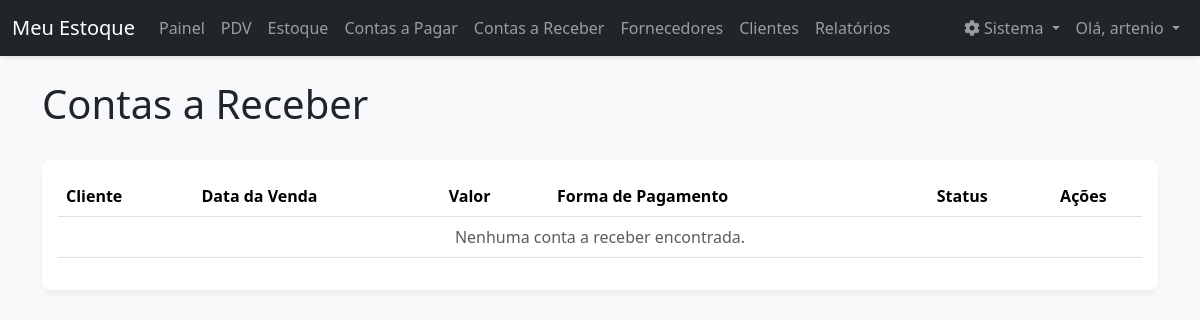
The page /contas_receber (signed in) on the database as committed earlier.
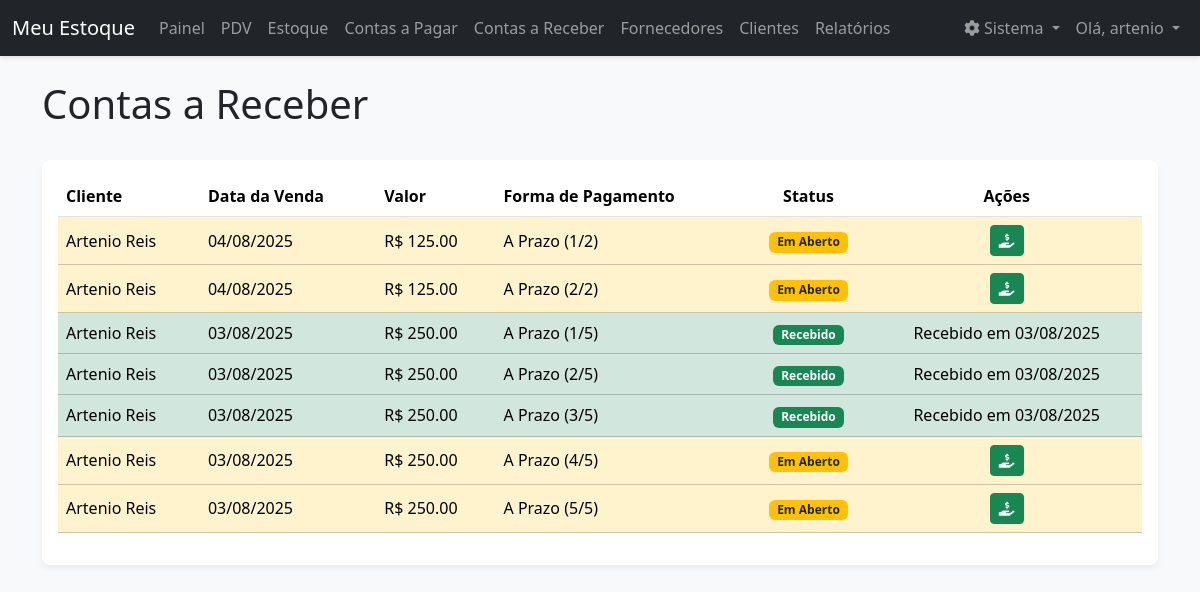
The same page on the database as committed later.
### models.py (models this page shows)
class ContaReceber(db.Model):
    __tablename__ = 'conta_receber'
    id = db.Column(db.Integer, primary_key=True)
    valor = db.Column(db.Float, nullable=False)
    data_venda = db.Column(db.Date, nullable=False, default=datetime.utcnow)
    data_recebimento = db.Column(db.Date, nullable=True)
    status = db.Column(db.String(20), nullable=False, default='Em Aberto')
    forma_pagamento = db.Column(db.String(50), nullable=True)
    cliente_id = db.Column(db.Integer, db.ForeignKey('cliente.id'), nullable=False)

class Cliente(db.Model):
    __tablename__ = 'cliente'
    id = db.Column(db.Integer, primary_key=True)
    nome = db.Column(db.String(100), nullable=False)
    telefone = db.Column(db.String(20))
    email = db.Column(db.String(100))
    endereco = db.Column(db.String(200))
    vendas = db.relationship('MovimentacaoEstoque', backref='cliente', lazy=True, cascade="all, delete-orphan")
    contas_a_receber = db.relationship('ContaReceber', backref='cliente', lazy=True, cascade="all, delete-orphan")

### app.py (the view)
@app.route('/contas_receber')
@login_required
def listar_contas_receber():
    contas = ContaReceber.query.order_by(ContaReceber.data_venda.desc()).all()
    return render_template('contas_a_receber.html', contas=contas)

### app.py (called while the page is built)
@app.context_processor
def inject_datetime():
    return {'modules': {'datetime': datetime, 'date': date, 'timedelta': timedelta}}

def login_required(f):
    @wraps(f)
    def decorated_function(*args, **kwargs):
        if 'logged_in' not in session or 'user_id' not in session:
            session.clear()
            flash('A sua sessão é inválida. Por favor, faça login novamente.', 'warning')
            return redirect(url_for('login'))
        return f(*args, **kwargs)
    return decorated_function

### templates/contas_a_receber.html (shortened to what this page needs)
{% extends 'base.html' %}
{% block content %}
<div class="d-flex justify-content-between align-items-center mb-4">
    <h1>Contas a Receber</h1>
</div>
<div class="card">
    <div class="card-body">
        <table class="table table-hover align-middle">
            <thead>
                <tr>
                    <th>Cliente</th>
                    <th>Data da Venda</th>
                    <th>Valor</th>
                    <th>Forma de Pagamento</th>
                    <th class="text-center">Status</th>
                    <th class="text-center">Ações</th>
                </tr>
            </thead>
            <tbody>
                {% for conta in contas %}
                <tr class="{% if conta.status == 'Em Aberto' %}table-warning{% else %}table-success{% endif %}">
                    <td>{{ conta.cliente.nome }}</td>
                    <td>{{ conta.data_venda.strftime('%d/%m/%Y') }}</td>
                    <td>R$ {{ "%.2f"|format(conta.valor) }}</td>
                    <td>{{ conta.forma_pagamento }}</td>
                    <td class="text-center">
                        {% if conta.status == 'Recebido' %}
                            <span class="badge bg-success">Recebido</span>
                        {% else %}
                            <span class="badge bg-warning text-dark">Em Aberto</span>
                        {% endif %}
                    </td>
                    <td class="text-center">
                        {% if conta.status == 'Em Aberto' %}
                        <form action="{{ url_for('baixar_conta_receber', id=conta.id) }}" method="POST" class="d-inline">
                            <button type="submit" class="btn btn-success btn-sm" title="Dar Baixa (Receber)">
                                <i class="fas fa-hand-holding-usd"></i>
                            </button>
                        </form>
                        {% else %}
                            Recebido em {{ conta.data_recebimento.strftime('%d/%m/%Y') }}
                        {% endif %}
                    </td>
                </tr>
                {% else %}
                <tr>
                    <td colspan="6" class="text-center text-muted">Nenhuma conta a receber encontrada.</td>
                </tr>
                {% endfor %}
            </tbody>
        </table>
    </div>
</div>
{% endblock %}

### templates/base.html (shortened to what this page needs)
<!doctype html>
<html lang="pt-br">
<head>
    <link href="https://cdn.jsdelivr.net/npm/bootstrap@5.3.3/dist/css/bootstrap.min.css" rel="stylesheet">
    <link rel="stylesheet" href="https://cdnjs.cloudflare.com/ajax/libs/font-awesome/5.15.4/css/all.min.css">
    <link rel="stylesheet" href="{{ url_for('static', filename='css/style.css') }}">
</head>
<body>
    <nav class="navbar navbar-expand-lg navbar-dark bg-dark">
        <div class="container-fluid">
            <a class="navbar-brand" href="{{ url_for('index') }}">Meu Estoque</a>
            <div class="collapse navbar-collapse" id="navbarNav">
                <ul class="navbar-nav me-auto mb-2 mb-lg-0">
                    <li class="nav-item"><a class="nav-link" href="{{ url_for('index') }}">Painel</a></li>
                    <li class="nav-item"><a class="nav-link" href="{{ url_for('pdv') }}">PDV</a></li>
                    <li class="nav-item"><a class="nav-link" href="{{ url_for('listar_produtos') }}">Estoque</a></li>
                    <li class="nav-item"><a class="nav-link" href="{{ url_for('listar_contas') }}">Contas a Pagar</a></li>
                    <li class="nav-item"><a class="nav-link" href="{{ url_for('listar_contas_receber') }}">Contas a Receber</a></li>
                    <li class="nav-item"><a class="nav-link" href="{{ url_for('listar_fornecedores') }}">Fornecedores</a></li>
                    <li class="nav-item"><a class="nav-link" href="{{ url_for('listar_clientes') }}">Clientes</a></li>
                    <li class="nav-item"><a class="nav-link" href="{{ url_for('relatorios') }}">Relatórios</a></li>
                </ul>
                <ul class="navbar-nav">
                    {% if session['logged_in'] %}
                    <li class="nav-item dropdown">
                        <a class="nav-link dropdown-toggle" href="#" id="navbarSystem" role="button" data-bs-toggle="dropdown" aria-expanded="false">
                            <i class="fas fa-cog"></i> Sistema
                        </a>
                    </li>
                    <li class="nav-item dropdown">
                        <a class="nav-link dropdown-toggle" href="#" id="navbarUser" role="button" data-bs-toggle="dropdown" aria-expanded="false">
                            Olá, {{ session['username'] }}
                        </a>
                    </li>
                    {% endif %}
                </ul>
            </div>
        </div>
    </nav>
    <main class="container mt-4">
        {% block content %}{% endblock %}
    </main>
</body>
</html>

### static/css/style.css (style rules this page uses)
body { background-color: #f8f9fa; font-family: 'Segoe UI', Tahoma, Geneva, Verdana, sans-serif; }
.navbar { box-shadow: 0 2px 4px rgba(0,0,0,.1); }
.card { border: none; border-radius: 0.5rem; box-shadow: 0 4px 6px rgba(0,0,0,.05); margin-bottom: 1.5rem; }

### templates/contas_a_receber.html (style rules this page uses)
body { background-image: url('https://cdn.borainvestir.b3.com.br/2022/12/26105753/dicas-para-terminar-2022-com-as-contas-em-dia.jpg.webp'); background-size: cover; background-attachment: fixed; }
.card { background-color: rgba(255, 255, 255, 0.95); backdrop-filter: blur(5px); }

Rows that differ between the two databases and show on the page:
added ContaReceber: cliente.nome "Artenio Reis", data_venda "04/08/2025", valor "125.00", forma_pagamento "A Prazo (1/2)", status "Em Aberto"
added ContaReceber: cliente.nome "Artenio Reis", data_venda "04/08/2025", valor "125.00", forma_pagamento "A Prazo (2/2)", status "Em Aberto"
added ContaReceber: cliente.nome "Artenio Reis", data_venda "03/08/2025", valor "250.00", forma_pagamento "A Prazo (1/5)", status "Recebido", data_recebimento "03/08/2025"
added ContaReceber: cliente.nome "Artenio Reis", data_venda "03/08/2025", valor "250.00", forma_pagamento "A Prazo (2/5)", status "Recebido", data_recebimento "03/08/2025"
added ContaReceber: cliente.nome "Artenio Reis", data_venda "03/08/2025", valor "250.00", forma_pagamento "A Prazo (3/5)", status "Recebido", data_recebimento "03/08/2025"
added ContaReceber: cliente.nome "Artenio Reis", data_venda "03/08/2025", valor "250.00", forma_pagamento "A Prazo (4/5)", status "Em Aberto"
added ContaReceber: cliente.nome "Artenio Reis", data_venda "03/08/2025", valor "250.00", forma_pagamento "A Prazo (5/5)", status "Em Aberto"
Other text that changed with them:
text no longer shown: "Nenhuma conta a receber encontrada."
